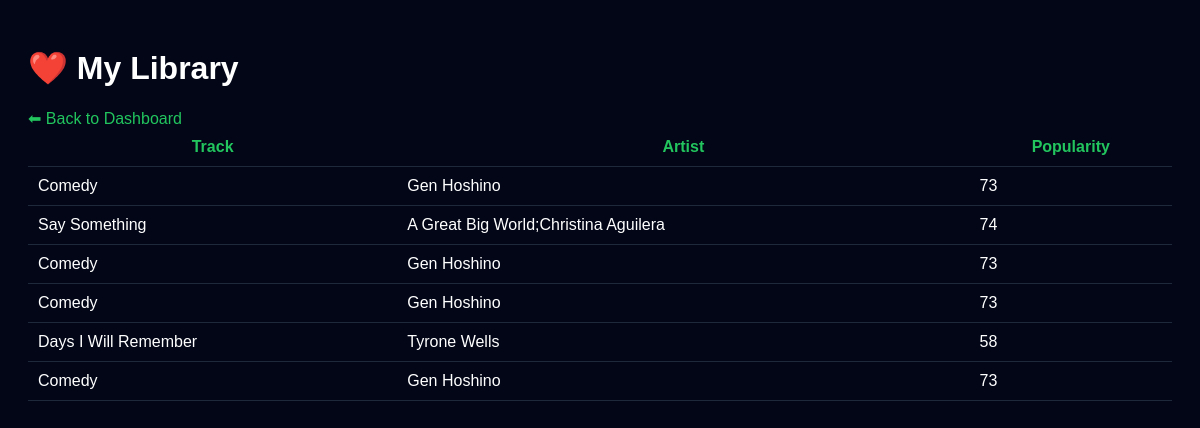
The page /library/ on the database as committed earlier.
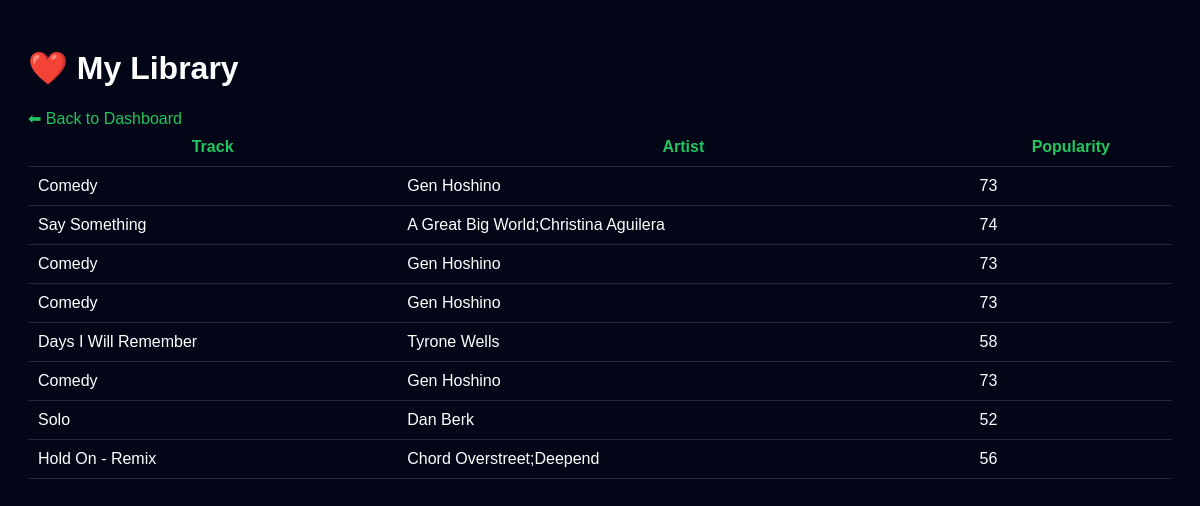
The same page on the database as committed later.
### dashboard/models.py (models this page shows, shortened)
class FavoriteSong(models.Model):
    track_name = models.CharField(max_length=255)
    artist = models.CharField(max_length=255)
    popularity = models.IntegerField()

### dashboard/views.py (the view)
# urls.py: path('library/', my_library, name='library'),
def my_library(request):
    songs = FavoriteSong.objects.all()
    return render(request, "dashboard/library.html", {
        "songs": songs
    })

### dashboard/templates/dashboard/library.html (shortened to what this page needs)
<!DOCTYPE html>
<html>
<head>
</head>
<body>
<h1>❤️ My Library</h1>
<a href="/">⬅ Back to Dashboard</a>
<table>
    <tr>
        <th>Track</th>
        <th>Artist</th>
        <th>Popularity</th>
    </tr>
    {% for song in songs %}
    <tr>
        <td>{{ song.track_name }}</td>
        <td>{{ song.artist }}</td>
        <td>{{ song.popularity }}</td>
    </tr>
    {% endfor %}
</table>
</body>
</html>

### dashboard/templates/dashboard/library.html (style rules this page uses)
body { background: #020617; color: white; font-family: Arial; padding: 20px; }
table { width: 100%; border-collapse: collapse; }
th, td { padding: 10px; border-bottom: 1px solid #1e293b; }
th { color: #22c55e; }
a { color: #22c55e; text-decoration: none; }

Rows that differ between the two databases and show on the page:
added FavoriteSong: track_name "Solo", artist "Dan Berk", popularity "52"
added FavoriteSong: track_name "Hold On - Remix", artist "Chord Overstreet;Deepend", popularity "56"
